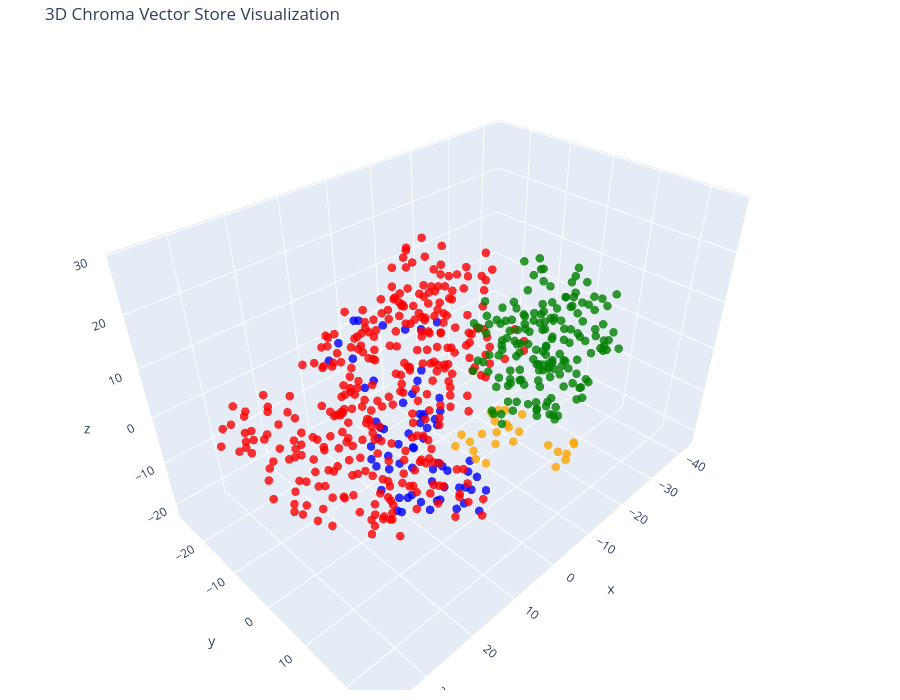

The code cell stored with this chart in its notebook:
### Code cell
# Same idea in 3-D. (Note: the indentation of text=/hoverinfo= is misleading —
# they are arguments to Scatter3d, not to marker=dict(...). The code is valid.)
tsne = TSNE(n_components=3, random_state=42)
reduced_vectors = tsne.fit_transform(vectors)

# create the 3D scatter plot
fig = go.Figure(data=[go.Scatter3d(
    x=reduced_vectors[:, 0],
    y=reduced_vectors[:, 1],
    z=reduced_vectors[:, 2],
    mode='markers',
    marker=dict(size=5,
                color=colors,
                opacity=0.8),
                text=[f"Type: {t}<br>Text: {d[:100]}..." for t, d in zip(doc_types, chunk_texts)],
                hoverinfo='text'
)])

fig.update_layout(title='3D Chroma Vector Store Visualization',
                  scene=dict(xaxis_title='x',
                             yaxis_title='y',
                             zaxis_title='z'),
                             width=900,
                             height=700,
                             margin=dict(r=10,
                                         b=10,
                                         l=10,
                                         t=40))
fig.show()

### Figure 1 — Plotly figure (JSON) as saved in the notebook; plotly's stock layout.template omitted (floating-point values rounded to 4 significant figures; data arrays with more than 128 entries replaced by an {"elided": "..."} marker saying what was removed)
{"data": [{"hoverinfo": "text", "marker": {"color": {"elided": "588 str values"}, "opacity": 0.8, "size": 5}, "mode": "markers", "text": {"elided": "588 str values"}, "type": "scatter3d", "x": {"elided": "588 float values"}, "y": {"elided": "588 float values"}, "z": {"elided": "588 float values"}}], "layout": {"height": 700, "margin": {"b": 10, "l": 10, "r": 10, "t": 40}, "scene": {"xaxis": {"title": {"text": "x"}}, "yaxis": {"title": {"text": "y"}}, "zaxis": {"title": {"text": "z"}}}, "title": {"text": "3D Chroma Vector Store Visualization"}, "width": 900}}
